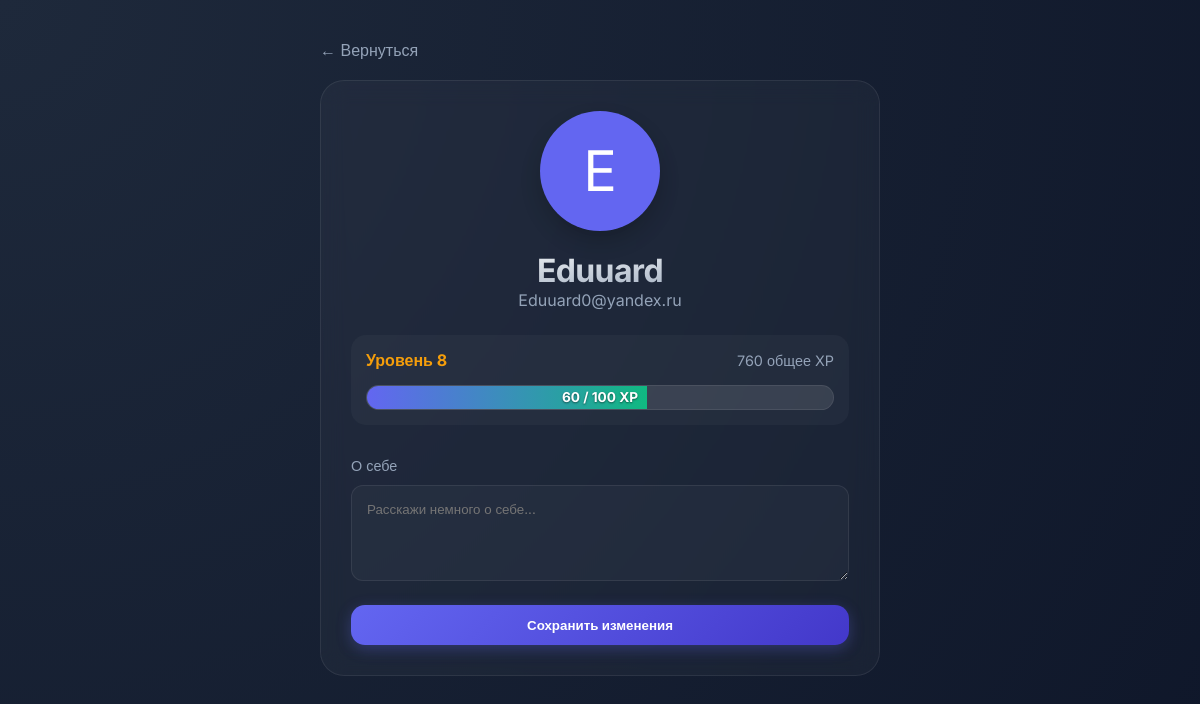
The page /lingua_app/profile.php (signed in) on the database its author committed.
### tables this page shows
CREATE TABLE `users` (
  `id` int(11) NOT NULL,
  `username` varchar(50) NOT NULL,
  `email` varchar(100) NOT NULL,
  `password` varchar(255) NOT NULL,
  `points` int(11) DEFAULT 0,
  `created_at` timestamp NOT NULL DEFAULT current_timestamp(),
  `bio` text DEFAULT NULL,
  `avatar` varchar(255) DEFAULT 'default_avatar.png',
  `role` enum('user','admin') DEFAULT 'user',
  `is_banned` tinyint(1) DEFAULT 0
);

### lingua_app/profile.php (the view, shortened to what this page needs)
<?php
require 'db.php';
$user_id = $_SESSION['user_id'];
$xp_per_lvl = 100;
$stmt = $pdo->prepare("SELECT points, username, email FROM users WHERE id = ?");
$stmt->execute([$user_id]);
$user = $stmt->fetch(PDO::FETCH_ASSOC);
$current_points = (int)$user['points'];
$username       = $user['username'];
$email          = $user['email'];
$level          = floor($current_points / $xp_per_lvl) + 1;
$xp_in_level    = $current_points % $xp_per_lvl;
$xp_for_next    = $xp_per_lvl;
?>
<!DOCTYPE html>
<html>
<head>
    <link rel="stylesheet" href="style.css">
</head>
<body>
    <div class="container" style="max-width: 600px;">
        <a href="dashboard.php" style="color: var(--text-dim); text-decoration: none;">← Вернуться</a>
        <div class="glass-card" style="margin-top: 20px; text-align: center;">
            <div style="width: 120px; height: 120px; background: var(--primary); border-radius: 50%; margin: 0 auto 20px; display: flex; align-items: center; justify-content: center; font-size: 3.5rem; color: white; box-shadow: 0 10px 20px rgba(0,0,0,0.2);">
                <?= strtoupper(substr($username, 0, 1)) ?>
            </div>
            <h1><?= htmlspecialchars($username) ?></h1>
            <p style="color: var(--text-dim);"><?= htmlspecialchars($email) ?></p>
            <div style="margin-top: 25px; padding: 15px; background: rgba(255,255,255,0.03); border-radius: 15px;">
                <div style="display: flex; justify-content: space-between; align-items: center;">
                    <span style="font-weight: bold; color: var(--accent);">Уровень <?= $level ?></span>
                    <span style="font-size: 0.9rem; color: var(--text-dim);"><?= $current_points ?> общее XP</span>
                </div>
                <div id="xp-container">
                    <div id="xp-bar"></div>
                    <div id="xp-text"><?= $xp_in_level ?> / <?= $xp_for_next ?> XP</div>
                </div>
            </div>
            <form action="update_profile.php" method="POST" style="margin-top: 30px; text-align: left;">
                <label style="font-size: 0.9rem; color: var(--text-dim);">О себе</label>
                <textarea name="bio" class="input" style="background: var(--glass); border: 1px solid var(--glass-border); width: 100%; color: white; border-radius: 12px; padding: 15px; margin-top: 10px; resize: vertical;" rows="4" placeholder="Расскажи немного о себе..."></textarea>
                <button type="submit" class="btn btn-primary" style="width: 100%; margin-top: 20px;">Сохранить изменения</button>
            </form>
        </div>
    </div>
</body>
</html>

### lingua_app/style.css (style rules this page uses)
:root { --primary: #6366f1; --primary-glow: rgba(99, 102, 241, 0.5); --secondary: #10b981; --accent: #f59e0b; --bg: #0f172a; --glass: rgba(255, 255, 255, 0.03); --glass-border: rgba(255, 255, 255, 0.08); --text: #f8fafc; --text-dim: #94a3b8; }
* { margin: 0; padding: 0; box-sizing: border-box; font-family: 'Inter', sans-serif; }
body { background: radial-gradient(circle at 0% 0%, #1e293b 0%, #0f172a 100%); color: var(--text); min-height: 100vh; display: flex; flex-direction: column; }
.container { max-width: 1100px; margin: 0 auto; padding: 40px 20px; width: 100%; }
.glass-card { background: var(--glass); backdrop-filter: blur(12px); border: 1px solid var(--glass-border); border-radius: 24px; padding: 30px; transition: transform 0.3s ease, box-shadow 0.3s ease; }
h1, h2 { font-weight: 700; letter-spacing: -0.02em; background: linear-gradient(to bottom right, #fff, #94a3b8); -webkit-background-clip: text; -webkit-text-fill-color: transparent; }
.btn { padding: 12px 24px; border-radius: 14px; border: none; font-weight: 600; cursor: pointer; text-decoration: none; display: inline-flex; align-items: center; justify-content: center; gap: 8px; transition: all 0.3s ease; color: white; }
.btn-primary { background: linear-gradient(135deg, var(--primary), #4338ca); box-shadow: 0 4px 15px rgba(99, 102, 241, 0.3); }

### lingua_app/profile.php (style rules this page uses)
#xp-container { width: 100%; height: 25px; background: rgba(255, 255, 255, 0.1); border-radius: 20px; overflow: hidden; position: relative; margin-top: 15px; border: 1px solid var(--glass-border); }
#xp-bar { height: 100%; background: linear-gradient(90deg, var(--primary), var(--secondary)); width: 0%; transition: width 1s cubic-bezier(0.4, 0, 0.2, 1); }
#xp-text { position: absolute; width: 100%; top: 0; text-align: center; line-height: 23px; font-size: 0.85rem; font-weight: bold; color: #fff; text-shadow: 0 1px 2px rgba(0,0,0,0.5); }

### rows shown on the page
users: username "E", username "Eduuard", email "Eduuard0@yandex.ru", points "8", points "760", points "60"

### other values the page prints
$xp_for_next "100"
